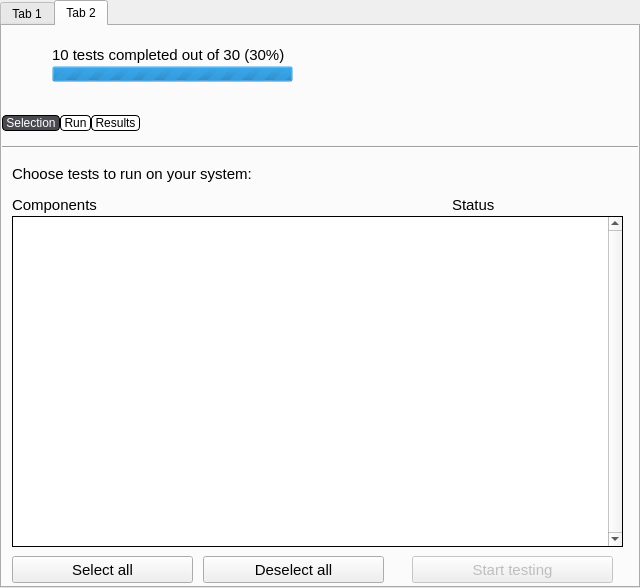
<?xml version="1.0" encoding="UTF-8"?>
<ui version="4.0">
 <class>main</class>
 <widget class="QWidget" name="main">
  <property name="geometry">
   <rect>
    <x>0</x>
    <y>0</y>
    <width>640</width>
    <height>588</height>
   </rect>
  </property>
  <property name="sizePolicy">
   <sizepolicy hsizetype="Fixed" vsizetype="Fixed">
    <horstretch>0</horstretch>
    <verstretch>0</verstretch>
   </sizepolicy>
  </property>
  <property name="minimumSize">
   <size>
    <width>600</width>
    <height>400</height>
   </size>
  </property>
  <property name="maximumSize">
   <size>
    <width>640</width>
    <height>640</height>
   </size>
  </property>
  <property name="windowTitle">
   <string>Form</string>
  </property>
  <layout class="QHBoxLayout" name="horizontalLayout">
   <property name="spacing">
    <number>0</number>
   </property>
   <property name="margin">
    <number>0</number>
   </property>
   <item>
    <widget class="QTabWidget" name="tabWidget">
     <property name="styleSheet">
      <string notr="true">QTabBar::tab {min-height: 0ex;}</string>
     </property>
     <property name="tabPosition">
      <enum>QTabWidget::North</enum>
     </property>
     <property name="tabShape">
      <enum>QTabWidget::Rounded</enum>
     </property>
     <property name="currentIndex">
      <number>1</number>
     </property>
     <widget class="QWidget" name="tabWelcome">
      <attribute name="title">
       <string>Tab 1</string>
      </attribute>
      <layout class="QHBoxLayout" name="horizontalLayout_Welcome">
       <property name="spacing">
        <number>0</number>
       </property>
       <property name="margin">
        <number>0</number>
       </property>
       <item>
        <layout class="QVBoxLayout" name="verticalLayout_Welcome">
         <property name="spacing">
          <number>0</number>
         </property>
         <item>
          <widget class="QWidget" name="welcomeTop" native="true">
           <property name="sizePolicy">
            <sizepolicy hsizetype="Preferred" vsizetype="Maximum">
             <horstretch>0</horstretch>
             <verstretch>0</verstretch>
            </sizepolicy>
           </property>
           <property name="minimumSize">
            <size>
             <width>0</width>
             <height>100</height>
            </size>
           </property>
           <layout class="QVBoxLayout" name="verticalLayout_6">
            <property name="spacing">
             <number>0</number>
            </property>
            <property name="margin">
             <number>0</number>
            </property>
            <item>
             <layout class="QHBoxLayout" name="horizontalLayout_4">
              <property name="spacing">
               <number>0</number>
              </property>
              <item>
               <widget class="QWidget" name="welcomeTopImage" native="true">
                <property name="sizePolicy">
                 <sizepolicy hsizetype="Maximum" vsizetype="Preferred">
                  <horstretch>0</horstretch>
                  <verstretch>0</verstretch>
                 </sizepolicy>
                </property>
                <property name="minimumSize">
                 <size>
                  <width>500</width>
                  <height>119</height>
                 </size>
                </property>
                <property name="styleSheet">
                 <string notr="true">background-image: url(:/images/checkbox-qt-head.png);</string>
                </property>
               </widget>
              </item>
              <item>
               <widget class="QWidget" name="welcomeTopText" native="true">
                <property name="styleSheet">
                 <string notr="true">background-color: #3c3b3f</string>
                </property>
                <widget class="QLabel" name="welcomeLabel">
                 <property name="geometry">
                  <rect>
                   <x>0</x>
                   <y>10</y>
                   <width>120</width>
                   <height>100</height>
                  </rect>
                 </property>
                 <property name="font">
                  <font>
                   <family>Ubuntu</family>
                   <pointsize>18</pointsize>
                  </font>
                 </property>
                 <property name="styleSheet">
                  <string notr="true">color: #f0ebe2</string>
                 </property>
                 <property name="text">
                  <string>System 
Testing</string>
                 </property>
                 <property name="alignment">
                  <set>Qt::AlignCenter|Qt::AlignHCenter|Qt::AlignLeading|Qt::AlignLeft|Qt::AlignRight|Qt::AlignTrailing|Qt::AlignVCenter</set>
                 </property>
                </widget>
               </widget>
              </item>
             </layout>
            </item>
           </layout>
          </widget>
         </item>
         <item>
          <widget class="QWidget" name="welcomeBottom" native="true">
           <property name="sizePolicy">
            <sizepolicy hsizetype="Preferred" vsizetype="Preferred">
             <horstretch>0</horstretch>
             <verstretch>0</verstretch>
            </sizepolicy>
           </property>
           <property name="minimumSize">
            <size>
             <width>0</width>
             <height>0</height>
            </size>
           </property>
           <widget class="QTextEdit" name="welcomeTextBox">
            <property name="geometry">
             <rect>
              <x>15</x>
              <y>12</y>
              <width>610</width>
              <height>350</height>
             </rect>
            </property>
            <property name="frameShape">
             <enum>QFrame::StyledPanel</enum>
            </property>
            <property name="frameShadow">
             <enum>QFrame::Raised</enum>
            </property>
            <property name="lineWidth">
             <number>20</number>
            </property>
            <property name="readOnly">
             <bool>true</bool>
            </property>
           </widget>
           <widget class="QPushButton" name="continueButton">
            <property name="geometry">
             <rect>
              <x>20</x>
              <y>390</y>
              <width>601</width>
              <height>31</height>
             </rect>
            </property>
            <property name="font">
             <font>
              <pointsize>11</pointsize>
             </font>
            </property>
            <property name="text">
             <string>Continue</string>
            </property>
            <property name="default">
             <bool>true</bool>
            </property>
           </widget>
           <widget class="Line" name="line_3">
            <property name="geometry">
             <rect>
              <x>15</x>
              <y>370</y>
              <width>608</width>
              <height>20</height>
             </rect>
            </property>
            <property name="orientation">
             <enum>Qt::Horizontal</enum>
            </property>
           </widget>
          </widget>
         </item>
        </layout>
       </item>
      </layout>
     </widget>
     <widget class="QWidget" name="tabMain">
      <attribute name="title">
       <string>Tab 2</string>
      </attribute>
      <layout class="QHBoxLayout" name="horizontalLayout_7">
       <property name="spacing">
        <number>0</number>
       </property>
       <property name="margin">
        <number>0</number>
       </property>
       <item>
        <layout class="QVBoxLayout" name="verticalLayout_7">
         <property name="spacing">
          <number>0</number>
         </property>
         <item>
          <widget class="QWidget" name="mainTop" native="true">
           <property name="sizePolicy">
            <sizepolicy hsizetype="Preferred" vsizetype="Maximum">
             <horstretch>0</horstretch>
             <verstretch>0</verstretch>
            </sizepolicy>
           </property>
           <property name="minimumSize">
            <size>
             <width>0</width>
             <height>89</height>
            </size>
           </property>
           <property name="palette">
            <palette>
             <active>
              <colorrole role="Button">
               <brush brushstyle="SolidPattern">
                <color alpha="0">
                 <red>0</red>
                 <green>0</green>
                 <blue>0</blue>
                </color>
               </brush>
              </colorrole>
              <colorrole role="Base">
               <brush brushstyle="SolidPattern">
                <color alpha="0">
                 <red>0</red>
                 <green>0</green>
                 <blue>0</blue>
                </color>
               </brush>
              </colorrole>
              <colorrole role="Window">
               <brush brushstyle="SolidPattern">
                <color alpha="0">
                 <red>0</red>
                 <green>0</green>
                 <blue>0</blue>
                </color>
               </brush>
              </colorrole>
             </active>
             <inactive>
              <colorrole role="Button">
               <brush brushstyle="SolidPattern">
                <color alpha="0">
                 <red>0</red>
                 <green>0</green>
                 <blue>0</blue>
                </color>
               </brush>
              </colorrole>
              <colorrole role="Base">
               <brush brushstyle="SolidPattern">
                <color alpha="0">
                 <red>0</red>
                 <green>0</green>
                 <blue>0</blue>
                </color>
               </brush>
              </colorrole>
              <colorrole role="Window">
               <brush brushstyle="SolidPattern">
                <color alpha="0">
                 <red>0</red>
                 <green>0</green>
                 <blue>0</blue>
                </color>
               </brush>
              </colorrole>
             </inactive>
             <disabled>
              <colorrole role="Button">
               <brush brushstyle="SolidPattern">
                <color alpha="0">
                 <red>0</red>
                 <green>0</green>
                 <blue>0</blue>
                </color>
               </brush>
              </colorrole>
              <colorrole role="Base">
               <brush brushstyle="SolidPattern">
                <color alpha="0">
                 <red>0</red>
                 <green>0</green>
                 <blue>0</blue>
                </color>
               </brush>
              </colorrole>
              <colorrole role="Window">
               <brush brushstyle="SolidPattern">
                <color alpha="0">
                 <red>0</red>
                 <green>0</green>
                 <blue>0</blue>
                </color>
               </brush>
              </colorrole>
             </disabled>
            </palette>
           </property>
           <property name="styleSheet">
            <string notr="true">background: transparent;</string>
           </property>
           <widget class="QLabel" name="progressLabel">
            <property name="geometry">
             <rect>
              <x>50</x>
              <y>20</y>
              <width>540</width>
              <height>17</height>
             </rect>
            </property>
            <property name="sizePolicy">
             <sizepolicy hsizetype="MinimumExpanding" vsizetype="MinimumExpanding">
              <horstretch>0</horstretch>
              <verstretch>0</verstretch>
             </sizepolicy>
            </property>
            <property name="font">
             <font>
              <family>Ubuntu</family>
              <pointsize>11</pointsize>
             </font>
            </property>
            <property name="autoFillBackground">
             <bool>false</bool>
            </property>
            <property name="styleSheet">
             <string notr="true">background: transparent;</string>
            </property>
            <property name="text">
             <string>10 tests completed out of 30 (30%)</string>
            </property>
           </widget>
           <widget class="QProgressBar" name="progressBar">
            <property name="geometry">
             <rect>
              <x>50</x>
              <y>40</y>
              <width>241</width>
              <height>16</height>
             </rect>
            </property>
            <property name="styleSheet">
             <string notr="true"/>
            </property>
            <property name="minimum">
             <number>0</number>
            </property>
            <property name="maximum">
             <number>0</number>
            </property>
            <property name="value">
             <number>-1</number>
            </property>
            <property name="textVisible">
             <bool>false</bool>
            </property>
            <property name="orientation">
             <enum>Qt::Horizontal</enum>
            </property>
            <property name="invertedAppearance">
             <bool>false</bool>
            </property>
            <property name="format">
             <string/>
            </property>
           </widget>
          </widget>
         </item>
         <item>
          <widget class="QTabWidget" name="testsTab">
           <property name="enabled">
            <bool>true</bool>
           </property>
           <property name="sizePolicy">
            <sizepolicy hsizetype="Preferred" vsizetype="Preferred">
             <horstretch>0</horstretch>
             <verstretch>0</verstretch>
            </sizepolicy>
           </property>
           <property name="minimumSize">
            <size>
             <width>0</width>
             <height>0</height>
            </size>
           </property>
           <property name="focusPolicy">
            <enum>Qt::NoFocus</enum>
           </property>
           <property name="styleSheet">
            <string notr="true"> QTabWidget::pane#testsTab { /* The tab widget frame */
     border-top: 15 solid transparent;
     position: absolute;
     top: -1.7em;
 }

QTabWidget::tab-bar#testsTab {
     alignment: center;
 }

 QTabBar::tab {
     background: #FFFFFF;
     border: 1px solid #000000;
     border-bottom-color: #000000; /* same as the pane color */
     min-width: 10ex;
     min-height: 3ex;
     padding: 0px;
     border-radius: 4px;
 }

 QTabBar::tab:selected {
     color: #FFFFFF;
     background: #494950;
     border-color: #000000;
     border-bottom-color: #000000;
 }</string>
           </property>
           <property name="tabShape">
            <enum>QTabWidget::Rounded</enum>
           </property>
           <property name="currentIndex">
            <number>0</number>
           </property>
           <widget class="QWidget" name="testSelection">
            <property name="font">
             <font>
              <pointsize>11</pointsize>
             </font>
            </property>
            <attribute name="title">
             <string> Selection </string>
            </attribute>
            <widget class="QLabel" name="selectionLabel">
             <property name="geometry">
              <rect>
               <x>10</x>
               <y>20</y>
               <width>501</width>
               <height>16</height>
              </rect>
             </property>
             <property name="text">
              <string>Choose tests to run on your system:</string>
             </property>
            </widget>
            <widget class="QLabel" name="label_2">
             <property name="geometry">
              <rect>
               <x>10</x>
               <y>50</y>
               <width>101</width>
               <height>17</height>
              </rect>
             </property>
             <property name="text">
              <string>Components</string>
             </property>
            </widget>
            <widget class="QLabel" name="label_3">
             <property name="geometry">
              <rect>
               <x>450</x>
               <y>50</y>
               <width>67</width>
               <height>17</height>
              </rect>
             </property>
             <property name="frameShape">
              <enum>QFrame::NoFrame</enum>
             </property>
             <property name="frameShadow">
              <enum>QFrame::Plain</enum>
             </property>
             <property name="text">
              <string>Status</string>
             </property>
            </widget>
            <widget class="QTreeView" name="treeView">
             <property name="geometry">
              <rect>
               <x>10</x>
               <y>70</y>
               <width>611</width>
               <height>331</height>
              </rect>
             </property>
             <property name="styleSheet">
              <string notr="true"/>
             </property>
             <property name="frameShape">
              <enum>QFrame::Box</enum>
             </property>
             <property name="frameShadow">
              <enum>QFrame::Plain</enum>
             </property>
             <property name="verticalScrollBarPolicy">
              <enum>Qt::ScrollBarAlwaysOn</enum>
             </property>
             <property name="showDropIndicator" stdset="0">
              <bool>false</bool>
             </property>
             <property name="alternatingRowColors">
              <bool>true</bool>
             </property>
             <property name="allColumnsShowFocus">
              <bool>false</bool>
             </property>
             <attribute name="headerVisible">
              <bool>false</bool>
             </attribute>
             <attribute name="headerCascadingSectionResizes">
              <bool>false</bool>
             </attribute>
             <attribute name="headerStretchLastSection">
              <bool>false</bool>
             </attribute>
            </widget>
            <widget class="QPushButton" name="selectAllButton">
             <property name="enabled">
              <bool>true</bool>
             </property>
             <property name="geometry">
              <rect>
               <x>10</x>
               <y>410</y>
               <width>181</width>
               <height>27</height>
              </rect>
             </property>
             <property name="text">
              <string>Select all</string>
             </property>
            </widget>
            <widget class="QPushButton" name="deselectAllButton">
             <property name="enabled">
              <bool>true</bool>
             </property>
             <property name="geometry">
              <rect>
               <x>201</x>
               <y>410</y>
               <width>181</width>
               <height>27</height>
              </rect>
             </property>
             <property name="text">
              <string>Deselect all</string>
             </property>
            </widget>
            <widget class="QPushButton" name="buttonStartTesting">
             <property name="enabled">
              <bool>false</bool>
             </property>
             <property name="geometry">
              <rect>
               <x>410</x>
               <y>410</y>
               <width>201</width>
               <height>27</height>
              </rect>
             </property>
             <property name="text">
              <string>Start testing</string>
             </property>
            </widget>
            <widget class="Line" name="selectionSeparator">
             <property name="geometry">
              <rect>
               <x>0</x>
               <y>0</y>
               <width>640</width>
               <height>3</height>
              </rect>
             </property>
             <property name="orientation">
              <enum>Qt::Horizontal</enum>
             </property>
            </widget>
           </widget>
           <widget class="QWidget" name="testing">
            <property name="enabled">
             <bool>true</bool>
            </property>
            <property name="font">
             <font>
              <pointsize>11</pointsize>
             </font>
            </property>
            <attribute name="title">
             <string> Run </string>
            </attribute>
            <layout class="QHBoxLayout" name="horizontalLayout_2">
             <property name="spacing">
              <number>0</number>
             </property>
             <property name="margin">
              <number>0</number>
             </property>
             <item>
              <layout class="QVBoxLayout" name="verticalLayout">
               <property name="spacing">
                <number>0</number>
               </property>
               <item>
                <widget class="QTabWidget" name="radioTestTab">
                 <property name="currentIndex">
                  <number>0</number>
                 </property>
                 <widget class="QWidget" name="tab">
                  <attribute name="title">
                   <string>Tab 1</string>
                  </attribute>
                  <widget class="QFrame" name="titleFrame">
                   <property name="geometry">
                    <rect>
                     <x>9</x>
                     <y>9</y>
                     <width>610</width>
                     <height>56</height>
                    </rect>
                   </property>
                   <property name="sizePolicy">
                    <sizepolicy hsizetype="Preferred" vsizetype="Fixed">
                     <horstretch>0</horstretch>
                     <verstretch>0</verstretch>
                    </sizepolicy>
                   </property>
                   <property name="minimumSize">
                    <size>
                     <width>0</width>
                     <height>56</height>
                    </size>
                   </property>
                   <widget class="QLabel" name="testTypeLabel">
                    <property name="geometry">
                     <rect>
                      <x>10</x>
                      <y>0</y>
                      <width>611</width>
                      <height>25</height>
                     </rect>
                    </property>
                    <property name="sizePolicy">
                     <sizepolicy hsizetype="Expanding" vsizetype="Expanding">
                      <horstretch>0</horstretch>
                      <verstretch>0</verstretch>
                     </sizepolicy>
                    </property>
                    <property name="font">
                     <font>
                      <family>Ubuntu</family>
                      <pointsize>16</pointsize>
                     </font>
                    </property>
                    <property name="text">
                     <string>TextLabel</string>
                    </property>
                    <property name="alignment">
                     <set>Qt::AlignLeading|Qt::AlignLeft|Qt::AlignTop</set>
                    </property>
                    <property name="wordWrap">
                     <bool>true</bool>
                    </property>
                   </widget>
                   <widget class="QLabel" name="purposeLabel">
                    <property name="geometry">
                     <rect>
                      <x>10</x>
                      <y>30</y>
                      <width>611</width>
                      <height>31</height>
                     </rect>
                    </property>
                    <property name="sizePolicy">
                     <sizepolicy hsizetype="Expanding" vsizetype="Expanding">
                      <horstretch>0</horstretch>
                      <verstretch>0</verstretch>
                     </sizepolicy>
                    </property>
                    <property name="font">
                     <font>
                      <family>Ubuntu</family>
                      <pointsize>8</pointsize>
                      <weight>50</weight>
                      <bold>false</bold>
                      <kerning>false</kerning>
                     </font>
                    </property>
                    <property name="text">
                     <string>TextLabel</string>
                    </property>
                    <property name="alignment">
                     <set>Qt::AlignLeading|Qt::AlignLeft|Qt::AlignTop</set>
                    </property>
                    <property name="wordWrap">
                     <bool>true</bool>
                    </property>
                   </widget>
                  </widget>
                  <widget class="QWidget" name="mainTestLayoutWidget">
                   <property name="geometry">
                    <rect>
                     <x>10</x>
                     <y>320</y>
                     <width>610</width>
                     <height>103</height>
                    </rect>
                   </property>
                   <layout class="QVBoxLayout" name="commentsVerticalLayout">
                    <item>
                     <widget class="QLabel" name="label">
                      <property name="text">
                       <string>Comments</string>
                      </property>
                     </widget>
                    </item>
                    <item>
                     <widget class="QPlainTextEdit" name="commentsTextEdit">
                      <property name="maximumSize">
                       <size>
                        <width>16777215</width>
                        <height>200</height>
                       </size>
                      </property>
                     </widget>
                    </item>
                   </layout>
                  </widget>
                  <widget class="QWidget" name="testLayoutWidget">
                   <property name="geometry">
                    <rect>
                     <x>9</x>
                     <y>71</y>
                     <width>611</width>
                     <height>241</height>
                    </rect>
                   </property>
                   <layout class="QVBoxLayout" name="verticalLayout_3">
                    <item>
                     <widget class="QFrame" name="testFrame">
                      <property name="enabled">
                       <bool>true</bool>
                      </property>
                      <layout class="QHBoxLayout" name="horizontalLayout_3">
                       <item>
                        <widget class="QFrame" name="frame">
                         <property name="sizePolicy">
                          <sizepolicy hsizetype="Expanding" vsizetype="Expanding">
                           <horstretch>30</horstretch>
                           <verstretch>0</verstretch>
                          </sizepolicy>
                         </property>
                         <property name="frameShape">
                          <enum>QFrame::Box</enum>
                         </property>
                         <property name="frameShadow">
                          <enum>QFrame::Plain</enum>
                         </property>
                         <layout class="QVBoxLayout" name="verticalLayout_2">
                          <property name="spacing">
                           <number>0</number>
                          </property>
                          <property name="margin">
                           <number>0</number>
                          </property>
                          <item>
                           <widget class="QScrollArea" name="scrollArea">
                            <property name="sizePolicy">
                             <sizepolicy hsizetype="Expanding" vsizetype="Expanding">
                              <horstretch>30</horstretch>
                              <verstretch>30</verstretch>
                             </sizepolicy>
                            </property>
                            <property name="frameShape">
                             <enum>QFrame::NoFrame</enum>
                            </property>
                            <property name="lineWidth">
                             <number>0</number>
                            </property>
                            <property name="widgetResizable">
                             <bool>true</bool>
                            </property>
                            <widget class="QWidget" name="scrollAreaWidgetContents">
                             <property name="geometry">
                              <rect>
                               <x>0</x>
                               <y>0</y>
                               <width>589</width>
                               <height>167</height>
                              </rect>
                             </property>
                             <layout class="QVBoxLayout" name="verticalLayout_4">
                              <property name="spacing">
                               <number>0</number>
                              </property>
                              <property name="margin">
                               <number>0</number>
                              </property>
                              <item>
                               <widget class="QFrame" name="stepsFrame">
                                <property name="sizePolicy">
                                 <sizepolicy hsizetype="Expanding" vsizetype="Expanding">
                                  <horstretch>30</horstretch>
                                  <verstretch>30</verstretch>
                                 </sizepolicy>
                                </property>
                                <property name="minimumSize">
                                 <size>
                                  <width>0</width>
                                  <height>0</height>
                                 </size>
                                </property>
                                <property name="sizeIncrement">
                                 <size>
                                  <width>0</width>
                                  <height>0</height>
                                 </size>
                                </property>
                                <property name="autoFillBackground">
                                 <bool>false</bool>
                                </property>
                                <property name="frameShape">
                                 <enum>QFrame::NoFrame</enum>
                                </property>
                                <property name="frameShadow">
                                 <enum>QFrame::Plain</enum>
                                </property>
                                <property name="lineWidth">
                                 <number>1</number>
                                </property>
                               </widget>
                              </item>
                             </layout>
                            </widget>
                           </widget>
                          </item>
                         </layout>
                        </widget>
                       </item>
                      </layout>
                     </widget>
                    </item>
                    <item>
                     <layout class="QHBoxLayout" name="horizontalLayout_5">
                      <item>
                       <widget class="QGroupBox" name="groupBox_2">
                        <property name="sizePolicy">
                         <sizepolicy hsizetype="Preferred" vsizetype="Fixed">
                          <horstretch>0</horstretch>
                          <verstretch>0</verstretch>
                         </sizepolicy>
                        </property>
                        <property name="styleSheet">
                         <string notr="true">QGroupBox {
     border: 2px solid gray;
     border-radius: 5px;
     margin-top: 0ex; /* leave space at the top for the title */
 }

 QGroupBox::title {
     subcontrol-origin: margin;
     subcontrol-position: top center; /* position at the top center */
     padding: 0 3px;
 }</string>
                        </property>
                        <property name="title">
                         <string/>
                        </property>
                        <property name="flat">
                         <bool>false</bool>
                        </property>
                        <layout class="QHBoxLayout" name="horizontalLayout_6">
                         <item>
                          <widget class="QRadioButton" name="yesTestRadioButton">
                           <property name="text">
                            <string>&amp;Yes</string>
                           </property>
                          </widget>
                         </item>
                         <item>
                          <widget class="QRadioButton" name="noTestRadioButton">
                           <property name="text">
                            <string>&amp;No</string>
                           </property>
                          </widget>
                         </item>
                         <item>
                          <widget class="QRadioButton" name="skipTestRadioButton">
                           <property name="text">
                            <string>&amp;Skip this test</string>
                           </property>
                          </widget>
                         </item>
                        </layout>
                       </widget>
                      </item>
                      <item>
                       <widget class="QPushButton" name="testTestButton">
                        <property name="sizePolicy">
                         <sizepolicy hsizetype="Minimum" vsizetype="Maximum">
                          <horstretch>0</horstretch>
                          <verstretch>0</verstretch>
                         </sizepolicy>
                        </property>
                        <property name="maximumSize">
                         <size>
                          <width>160</width>
                          <height>16777215</height>
                         </size>
                        </property>
                        <property name="text">
                         <string>&amp;Test</string>
                        </property>
                       </widget>
                      </item>
                     </layout>
                    </item>
                   </layout>
                  </widget>
                 </widget>
                 <widget class="QWidget" name="tab_2">
                  <attribute name="title">
                   <string>Tab 2</string>
                  </attribute>
                 </widget>
                </widget>
               </item>
               <item>
                <widget class="QWidget" name="nextPrevButtons" native="true">
                 <property name="sizePolicy">
                  <sizepolicy hsizetype="Preferred" vsizetype="Fixed">
                   <horstretch>0</horstretch>
                   <verstretch>0</verstretch>
                  </sizepolicy>
                 </property>
                 <property name="minimumSize">
                  <size>
                   <width>0</width>
                   <height>64</height>
                  </size>
                 </property>
                 <widget class="QPushButton" name="nextTestButton">
                  <property name="geometry">
                   <rect>
                    <x>460</x>
                    <y>10</y>
                    <width>160</width>
                    <height>27</height>
                   </rect>
                  </property>
                  <property name="text">
                   <string>Ne&amp;xt</string>
                  </property>
                 </widget>
                 <widget class="QPushButton" name="previousTestButton">
                  <property name="geometry">
                   <rect>
                    <x>290</x>
                    <y>10</y>
                    <width>160</width>
                    <height>27</height>
                   </rect>
                  </property>
                  <property name="text">
                   <string>&amp;Previous</string>
                  </property>
                 </widget>
                </widget>
               </item>
              </layout>
             </item>
            </layout>
           </widget>
           <widget class="QWidget" name="submitResults">
            <property name="enabled">
             <bool>true</bool>
            </property>
            <property name="font">
             <font>
              <pointsize>11</pointsize>
             </font>
            </property>
            <attribute name="title">
             <string> Results </string>
            </attribute>
            <widget class="QLabel" name="submissionLabel">
             <property name="geometry">
              <rect>
               <x>30</x>
               <y>20</y>
               <width>571</width>
               <height>62</height>
              </rect>
             </property>
             <property name="font">
              <font>
               <pointsize>10</pointsize>
               <weight>50</weight>
               <bold>false</bold>
               <kerning>true</kerning>
              </font>
             </property>
             <property name="text">
              <string>&lt;!DOCTYPE HTML PUBLIC &quot;-//W3C//DTD HTML 4.0//EN&quot; &quot;http://www.w3.org/TR/REC-html40/strict.dtd&quot;&gt;
&lt;html&gt;&lt;head&gt;&lt;meta name=&quot;qrichtext&quot; content=&quot;1&quot; /&gt;&lt;style type=&quot;text/css&quot;&gt;
p, li { white-space: pre-wrap; }
&lt;/style&gt;&lt;/head&gt;&lt;body style=&quot; font-family:'Ubuntu'; font-size:10pt; font-weight:400; font-style:normal;&quot;&gt;
&lt;p style=&quot; margin-top:0px; margin-bottom:0px; margin-left:0px; margin-right:0px; -qt-block-indent:0; text-indent:0px;&quot;&gt;&lt;span style=;&quot;&gt;Please enter the e-mail address associated with your Launchpad account (if applicable)&lt;/span&gt;&lt;/p&gt;
&lt;p style=&quot; margin-top:0px; margin-bottom:0px; margin-left:0px; margin-right:0px; -qt-block-indent:0; text-indent:0px;&quot;&gt;&lt;span style=;&quot;&gt;and click the Submit Results button to submit these test results to Launchpad.&lt;/span&gt;&lt;/p&gt;&lt;/body&gt;&lt;/html&gt;</string>
             </property>
             <property name="scaledContents">
              <bool>false</bool>
             </property>
             <property name="alignment">
              <set>Qt::AlignCenter</set>
             </property>
             <property name="wordWrap">
              <bool>false</bool>
             </property>
             <property name="openExternalLinks">
              <bool>true</bool>
             </property>
            </widget>
            <widget class="QGroupBox" name="groupBox">
             <property name="geometry">
              <rect>
               <x>90</x>
               <y>80</y>
               <width>461</width>
               <height>61</height>
              </rect>
             </property>
             <property name="font">
              <font>
               <pointsize>10</pointsize>
              </font>
             </property>
             <property name="title">
              <string>Submission details</string>
             </property>
             <property name="flat">
              <bool>false</bool>
             </property>
             <property name="checkable">
              <bool>false</bool>
             </property>
             <widget class="QLineEdit" name="submissionDataLineEdit">
              <property name="geometry">
               <rect>
                <x>120</x>
                <y>24</y>
                <width>201</width>
                <height>27</height>
               </rect>
              </property>
              <property name="text">
               <string/>
              </property>
             </widget>
             <widget class="QLabel" name="submissionDataLabel">
              <property name="geometry">
               <rect>
                <x>10</x>
                <y>30</y>
                <width>101</width>
                <height>17</height>
               </rect>
              </property>
              <property name="font">
               <font>
                <pointsize>10</pointsize>
               </font>
              </property>
              <property name="text">
               <string>Email:</string>
              </property>
             </widget>
            </widget>
            <widget class="QPushButton" name="buttonSubmitResults">
             <property name="geometry">
              <rect>
               <x>90</x>
               <y>170</y>
               <width>461</width>
               <height>27</height>
              </rect>
             </property>
             <property name="text">
              <string>Submit results</string>
             </property>
            </widget>
            <widget class="QPushButton" name="buttonViewResults">
             <property name="geometry">
              <rect>
               <x>90</x>
               <y>210</y>
               <width>461</width>
               <height>27</height>
              </rect>
             </property>
             <property name="text">
              <string>View results</string>
             </property>
            </widget>
            <widget class="Line" name="submissionSeparator">
             <property name="geometry">
              <rect>
               <x>0</x>
               <y>0</y>
               <width>640</width>
               <height>3</height>
              </rect>
             </property>
             <property name="orientation">
              <enum>Qt::Horizontal</enum>
             </property>
            </widget>
            <widget class="QCheckBox" name="submitToHexr">
             <property name="enabled">
              <bool>true</bool>
             </property>
             <property name="geometry">
              <rect>
               <x>210</x>
               <y>140</y>
               <width>201</width>
               <height>22</height>
              </rect>
             </property>
             <property name="text">
              <string>Submit to HEXR</string>
             </property>
            </widget>
           </widget>
          </widget>
         </item>
        </layout>
       </item>
      </layout>
     </widget>
    </widget>
   </item>
  </layout>
 </widget>
 <resources/>
 <connections/>
</ui>
